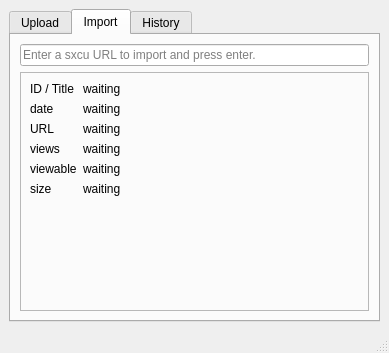
<?xml version="1.0" encoding="UTF-8"?>
<ui version="4.0">
 <class>MainWindow</class>
 <widget class="QMainWindow" name="MainWindow">
  <property name="geometry">
   <rect>
    <x>0</x>
    <y>0</y>
    <width>389</width>
    <height>353</height>
   </rect>
  </property>
  <property name="windowTitle">
   <string>MainWindow</string>
  </property>
  <widget class="QWidget" name="centralwidget">
   <layout class="QVBoxLayout" name="verticalLayout_5">
    <item>
     <widget class="QTabWidget" name="tabWidget">
      <property name="currentIndex">
       <number>1</number>
      </property>
      <widget class="QWidget" name="uploadTab">
       <property name="minimumSize">
        <size>
         <width>359</width>
         <height>253</height>
        </size>
       </property>
       <attribute name="title">
        <string>Upload</string>
       </attribute>
       <layout class="QGridLayout" name="gridLayout_2">
        <item row="3" column="0" colspan="2">
         <widget class="QCheckBox" name="sxcuSelfDestructBox">
          <property name="text">
           <string>self-destruct</string>
          </property>
         </widget>
        </item>
        <item row="1" column="0">
         <widget class="QLabel" name="collectionLabel">
          <property name="text">
           <string>Collection</string>
          </property>
         </widget>
        </item>
        <item row="6" column="5">
         <widget class="QPushButton" name="uploadButton">
          <property name="sizePolicy">
           <sizepolicy hsizetype="Minimum" vsizetype="Fixed">
            <horstretch>0</horstretch>
            <verstretch>0</verstretch>
           </sizepolicy>
          </property>
          <property name="text">
           <string>Upload</string>
          </property>
         </widget>
        </item>
        <item row="0" column="0" colspan="6">
         <widget class="QGraphicsView" name="imageView"/>
        </item>
        <item row="6" column="4">
         <widget class="QPushButton" name="importButton">
          <property name="text">
           <string>Open</string>
          </property>
         </widget>
        </item>
        <item row="3" column="5">
         <widget class="QCheckBox" name="sxcuEmbeddableBox">
          <property name="layoutDirection">
           <enum>Qt::LeftToRight</enum>
          </property>
          <property name="text">
           <string>embeddable</string>
          </property>
         </widget>
        </item>
        <item row="6" column="0" colspan="4">
         <widget class="QPushButton" name="copyToClipboardButton">
          <property name="sizePolicy">
           <sizepolicy hsizetype="Maximum" vsizetype="Fixed">
            <horstretch>0</horstretch>
            <verstretch>0</verstretch>
           </sizepolicy>
          </property>
          <property name="text">
           <string>Copy to clipboard</string>
          </property>
          <property name="checkable">
           <bool>false</bool>
          </property>
         </widget>
        </item>
        <item row="1" column="4" colspan="2">
         <widget class="QComboBox" name="collectionBox">
          <property name="sizePolicy">
           <sizepolicy hsizetype="Minimum" vsizetype="Fixed">
            <horstretch>0</horstretch>
            <verstretch>0</verstretch>
           </sizepolicy>
          </property>
          <item>
           <property name="text">
            <string>+ add entry</string>
           </property>
          </item>
          <item>
           <property name="text">
            <string>- remove entry</string>
           </property>
          </item>
         </widget>
        </item>
       </layout>
      </widget>
      <widget class="QWidget" name="importTab">
       <attribute name="title">
        <string>Import</string>
       </attribute>
       <layout class="QGridLayout" name="gridLayout_5">
        <item row="0" column="0">
         <widget class="QLineEdit" name="importEdit">
          <property name="placeholderText">
           <string>Enter a sxcu URL to import and press enter.</string>
          </property>
         </widget>
        </item>
        <item row="1" column="0">
         <widget class="QFrame" name="importDetailFrame">
          <property name="frameShape">
           <enum>QFrame::StyledPanel</enum>
          </property>
          <property name="frameShadow">
           <enum>QFrame::Raised</enum>
          </property>
          <layout class="QFormLayout" name="formLayout">
           <item row="0" column="0">
            <widget class="QLabel" name="label">
             <property name="text">
              <string>ID / Title</string>
             </property>
            </widget>
           </item>
           <item row="0" column="1">
            <widget class="QLabel" name="sxcuIDLabel">
             <property name="text">
              <string>waiting</string>
             </property>
            </widget>
           </item>
           <item row="1" column="0">
            <widget class="QLabel" name="label_4">
             <property name="text">
              <string>date</string>
             </property>
            </widget>
           </item>
           <item row="1" column="1">
            <widget class="QLabel" name="sxcuDateLabel">
             <property name="text">
              <string>waiting</string>
             </property>
            </widget>
           </item>
           <item row="2" column="0">
            <widget class="QLabel" name="label_6">
             <property name="text">
              <string>URL</string>
             </property>
            </widget>
           </item>
           <item row="2" column="1">
            <widget class="QLabel" name="sxcuURLLabel">
             <property name="text">
              <string>waiting</string>
             </property>
            </widget>
           </item>
           <item row="3" column="0">
            <widget class="QLabel" name="label_8">
             <property name="text">
              <string>views</string>
             </property>
            </widget>
           </item>
           <item row="3" column="1">
            <widget class="QLabel" name="sxcuViewsLabel">
             <property name="text">
              <string>waiting</string>
             </property>
            </widget>
           </item>
           <item row="4" column="0">
            <widget class="QLabel" name="label_10">
             <property name="text">
              <string>viewable</string>
             </property>
            </widget>
           </item>
           <item row="4" column="1">
            <widget class="QLabel" name="sxcuViewableLabel">
             <property name="text">
              <string>waiting</string>
             </property>
            </widget>
           </item>
           <item row="5" column="0">
            <widget class="QLabel" name="label_12">
             <property name="text">
              <string>size</string>
             </property>
            </widget>
           </item>
           <item row="5" column="1">
            <widget class="QLabel" name="sxcuSizeLabel">
             <property name="text">
              <string>waiting</string>
             </property>
            </widget>
           </item>
          </layout>
         </widget>
        </item>
       </layout>
      </widget>
      <widget class="QWidget" name="historyTab">
       <attribute name="title">
        <string>History</string>
       </attribute>
       <layout class="QGridLayout" name="gridLayout_4">
        <item row="1" column="0">
         <widget class="QTableView" name="tableView">
          <property name="dragDropMode">
           <enum>QAbstractItemView::DragOnly</enum>
          </property>
          <property name="showGrid">
           <bool>false</bool>
          </property>
          <property name="cornerButtonEnabled">
           <bool>false</bool>
          </property>
          <attribute name="horizontalHeaderCascadingSectionResizes">
           <bool>true</bool>
          </attribute>
          <attribute name="horizontalHeaderStretchLastSection">
           <bool>true</bool>
          </attribute>
          <attribute name="verticalHeaderVisible">
           <bool>false</bool>
          </attribute>
          <attribute name="verticalHeaderHighlightSections">
           <bool>false</bool>
          </attribute>
         </widget>
        </item>
       </layout>
      </widget>
     </widget>
    </item>
   </layout>
  </widget>
  <widget class="QMenuBar" name="menubar">
   <property name="geometry">
    <rect>
     <x>0</x>
     <y>0</y>
     <width>389</width>
     <height>24</height>
    </rect>
   </property>
   <property name="font">
    <font>
     <family>.AppleSystemUIFont</family>
    </font>
   </property>
  </widget>
  <widget class="QStatusBar" name="statusbar"/>
 </widget>
 <resources/>
 <connections/>
</ui>
